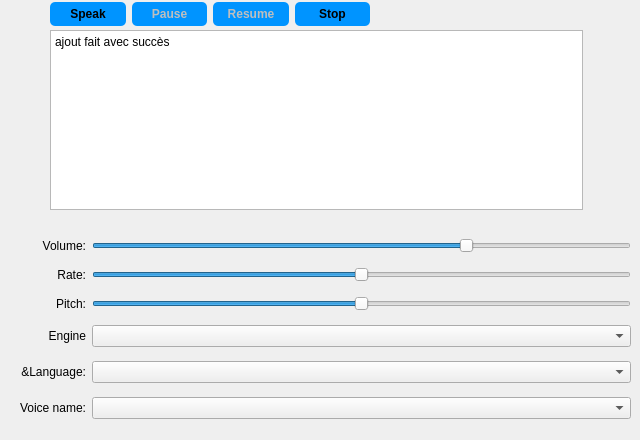
        <widget class="QWidget" name="tab_3">
         <attribute name="title">
          <string>Text To Speech</string>
         </attribute>
         <widget class="QWidget" name="layoutWidget_2">
          <property name="geometry">
           <rect>
            <x>20</x>
            <y>230</y>
            <width>611</width>
            <height>201</height>
           </rect>
          </property>
          <layout class="QGridLayout" name="gridLayout_4">
           <item row="4" column="0">
            <widget class="QLabel" name="label_32">
             <property name="sizePolicy">
              <sizepolicy hsizetype="Minimum" vsizetype="Preferred">
               <horstretch>0</horstretch>
               <verstretch>0</verstretch>
              </sizepolicy>
             </property>
             <property name="text">
              <string>Engine</string>
             </property>
             <property name="alignment">
              <set>Qt::AlignRight|Qt::AlignTrailing|Qt::AlignVCenter</set>
             </property>
            </widget>
           </item>
           <item row="2" column="2">
            <widget class="QSlider" name="rate_4">
             <property name="minimum">
              <number>-10</number>
             </property>
             <property name="maximum">
              <number>10</number>
             </property>
             <property name="orientation">
              <enum>Qt::Horizontal</enum>
             </property>
            </widget>
           </item>
           <item row="4" column="2">
            <widget class="QComboBox" name="engine_4">
             <property name="sizePolicy">
              <sizepolicy hsizetype="Expanding" vsizetype="Fixed">
               <horstretch>0</horstretch>
               <verstretch>0</verstretch>
              </sizepolicy>
             </property>
             <property name="styleSheet">
              <string notr="true">QPushButton {
padding: 5px;
border-radius: 5px;
background-color:#0094ff;
font-weight: bold;
}
QPushButton:hover
{
color :white;
}</string>
             </property>
            </widget>
           </item>
           <item row="1" column="0">
            <widget class="QLabel" name="label_33">
             <property name="sizePolicy">
              <sizepolicy hsizetype="Minimum" vsizetype="Preferred">
               <horstretch>0</horstretch>
               <verstretch>0</verstretch>
              </sizepolicy>
             </property>
             <property name="text">
              <string>Volume:</string>
             </property>
             <property name="alignment">
              <set>Qt::AlignRight|Qt::AlignTrailing|Qt::AlignVCenter</set>
             </property>
            </widget>
           </item>
           <item row="3" column="0">
            <widget class="QLabel" name="label_34">
             <property name="sizePolicy">
              <sizepolicy hsizetype="Minimum" vsizetype="Preferred">
               <horstretch>0</horstretch>
               <verstretch>0</verstretch>
              </sizepolicy>
             </property>
             <property name="text">
              <string>Pitch:</string>
             </property>
             <property name="alignment">
              <set>Qt::AlignRight|Qt::AlignTrailing|Qt::AlignVCenter</set>
             </property>
            </widget>
           </item>
           <item row="3" column="2">
            <widget class="QSlider" name="pitch_4">
             <property name="minimum">
              <number>-10</number>
             </property>
             <property name="maximum">
              <number>10</number>
             </property>
             <property name="singleStep">
              <number>1</number>
             </property>
             <property name="orientation">
              <enum>Qt::Horizontal</enum>
             </property>
            </widget>
           </item>
           <item row="2" column="0">
            <widget class="QLabel" name="label_35">
             <property name="sizePolicy">
              <sizepolicy hsizetype="Minimum" vsizetype="Preferred">
               <horstretch>0</horstretch>
               <verstretch>0</verstretch>
              </sizepolicy>
             </property>
             <property name="text">
              <string>Rate:</string>
             </property>
             <property name="alignment">
              <set>Qt::AlignRight|Qt::AlignTrailing|Qt::AlignVCenter</set>
             </property>
            </widget>
           </item>
           <item row="5" column="0">
            <widget class="QLabel" name="label_36">
             <property name="sizePolicy">
              <sizepolicy hsizetype="Minimum" vsizetype="Preferred">
               <horstretch>0</horstretch>
               <verstretch>0</verstretch>
              </sizepolicy>
             </property>
             <property name="text">
              <string>&amp;Language:</string>
             </property>
             <property name="alignment">
              <set>Qt::AlignRight|Qt::AlignTrailing|Qt::AlignVCenter</set>
             </property>
             <property name="buddy">
              <cstring>language</cstring>
             </property>
            </widget>
           </item>
           <item row="6" column="0">
            <widget class="QLabel" name="label_37">
             <property name="text">
              <string>Voice name:</string>
             </property>
             <property name="alignment">
              <set>Qt::AlignRight|Qt::AlignTrailing|Qt::AlignVCenter</set>
             </property>
            </widget>
           </item>
           <item row="5" column="2">
            <widget class="QComboBox" name="language_4">
             <property name="sizePolicy">
              <sizepolicy hsizetype="Expanding" vsizetype="Fixed">
               <horstretch>0</horstretch>
               <verstretch>0</verstretch>
              </sizepolicy>
             </property>
             <property name="styleSheet">
              <string notr="true">QPushButton {
padding: 5px;
border-radius: 5px;
background-color:#0094ff;
font-weight: bold;
}
QPushButton:hover
{
color :white;
}</string>
             </property>
            </widget>
           </item>
           <item row="6" column="2">
            <widget class="QComboBox" name="voice_4">
             <property name="styleSheet">
              <string notr="true">QPushButton {
padding: 5px;
border-radius: 5px;
background-color:#0094ff;
font-weight: bold;
}
QPushButton:hover
{
color :white;
}</string>
             </property>
            </widget>
           </item>
           <item row="1" column="2">
            <widget class="QSlider" name="volume_4">
             <property name="maximum">
              <number>100</number>
             </property>
             <property name="singleStep">
              <number>5</number>
             </property>
             <property name="pageStep">
              <number>20</number>
             </property>
             <property name="value">
              <number>70</number>
             </property>
             <property name="orientation">
              <enum>Qt::Horizontal</enum>
             </property>
            </widget>
           </item>
          </layout>
         </widget>
         <widget class="QWidget" name="layoutWidget">
          <property name="geometry">
           <rect>
            <x>50</x>
            <y>0</y>
            <width>320</width>
            <height>28</height>
           </rect>
          </property>
          <layout class="QHBoxLayout" name="horizontalLayout_4">
           <item>
            <widget class="QPushButton" name="speakButton_4">
             <property name="styleSheet">
              <string notr="true">QPushButton {
padding: 5px;
border-radius: 5px;
background-color:#0094ff;
font-weight: bold;
}
QPushButton:hover
{
color :white;
}
</string>
             </property>
             <property name="text">
              <string>Speak</string>
             </property>
            </widget>
           </item>
           <item>
            <widget class="QPushButton" name="pauseButton_4">
             <property name="enabled">
              <bool>false</bool>
             </property>
             <property name="styleSheet">
              <string notr="true">QPushButton {
padding: 5px;
border-radius: 5px;
background-color:#0094ff;
font-weight: bold;
}
QPushButton:hover
{
color :white;
}
</string>
             </property>
             <property name="text">
              <string>Pause</string>
             </property>
            </widget>
           </item>
           <item>
            <widget class="QPushButton" name="resumeButton_4">
             <property name="enabled">
              <bool>false</bool>
             </property>
             <property name="styleSheet">
              <string notr="true">QPushButton {
padding: 5px;
border-radius: 5px;
background-color:#0094ff;
font-weight: bold;
}
QPushButton:hover
{
color :white;
}</string>
             </property>
             <property name="text">
              <string>Resume</string>
             </property>
            </widget>
           </item>
           <item>
            <widget class="QPushButton" name="stopButton_4">
             <property name="styleSheet">
              <string notr="true">QPushButton {
padding: 5px;
border-radius: 5px;
background-color:#0094ff;
font-weight: bold;
}
QPushButton:hover
{
color :white;
}</string>
             </property>
             <property name="text">
              <string>Stop</string>
             </property>
            </widget>
           </item>
          </layout>
         </widget>
         <widget class="QPlainTextEdit" name="plainTextEdit">
          <property name="geometry">
           <rect>
            <x>50</x>
            <y>30</y>
            <width>533</width>
            <height>180</height>
           </rect>
          </property>
          <property name="sizePolicy">
           <sizepolicy hsizetype="Expanding" vsizetype="Expanding">
            <horstretch>0</horstretch>
            <verstretch>0</verstretch>
           </sizepolicy>
          </property>
          <property name="plainText">
           <string>ajout fait avec succès

</string>
          </property>
         </widget>
        </widget>
